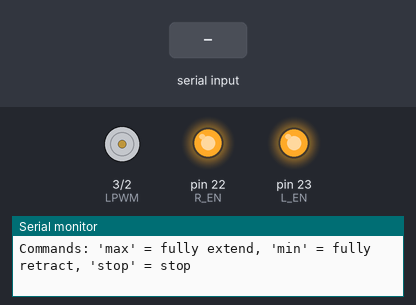
This sketch was run on a simulated Arduino Mega 2560, built with avr-gcc and run on an emulated ATmega2560. On the bench: motor-driver pin pairs drawn as motors (green arrow = first pin HIGH = forward, orange = second pin HIGH = backward, longer = more drive), output pins drawn as LEDs (lit = HIGH), the last lines printed to the serial monitor. Inputs (shaded band) come from the test bench.

Above: at 1.2 s.
1.3 s: "max\n" received over Serial
At 2.0 s:
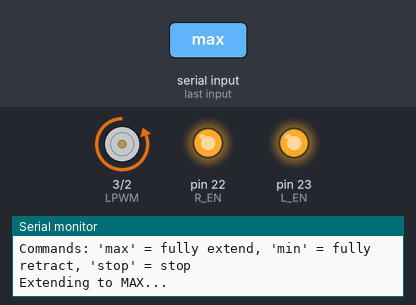
Timing chart, 0 to 7.8 s (numbered marks = the images above; inputs shaded):
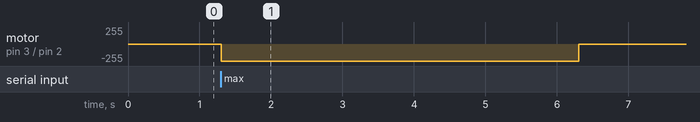

Measured:
- after the input at 1.3 s, motor on pin 3 (LPWM) / pin 2 (RPWM): stopped → backward 255/255 at once, → stopped 5.0 s later

The sketch:

FL.ino
```cpp
const int RPWM = 2;  const int LPWM = 3;
const int R_EN = 22; const int L_EN = 23;

void setup() {
  pinMode(RPWM, OUTPUT); pinMode(LPWM, OUTPUT);
  pinMode(R_EN, OUTPUT); pinMode(L_EN, OUTPUT);
  digitalWrite(R_EN, HIGH); digitalWrite(L_EN, HIGH);
  Serial.begin(9600);
  Serial.println("Commands: 'max' = fully extend, 'min' = fully retract, 'stop' = stop");
}

void loop() {
  if (Serial.available()) {
    String cmd = Serial.readStringUntil('\n');
    cmd.trim();

    if (cmd == "max") {
      Serial.println("Extending to MAX...");
      analogWrite(RPWM, 255); analogWrite(LPWM, 0);
      delay(5000);
      analogWrite(RPWM, 0); analogWrite(LPWM, 0);
      Serial.println("Done. Measure now.");
    }
    else if (cmd == "min") {
      Serial.println("Retracting to MIN...");
      analogWrite(RPWM, 0); analogWrite(LPWM, 255);
      delay(5000);
      analogWrite(RPWM, 0); analogWrite(LPWM, 0);
      Serial.println("Done. Measure now.");
    }
    else if (cmd == "stop") {
      analogWrite(RPWM, 0); analogWrite(LPWM, 0);
      Serial.println("Stopped.");
    }
    else {
      Serial.println("Unknown command. Use: max, min, stop");
    }
  }
}
```
